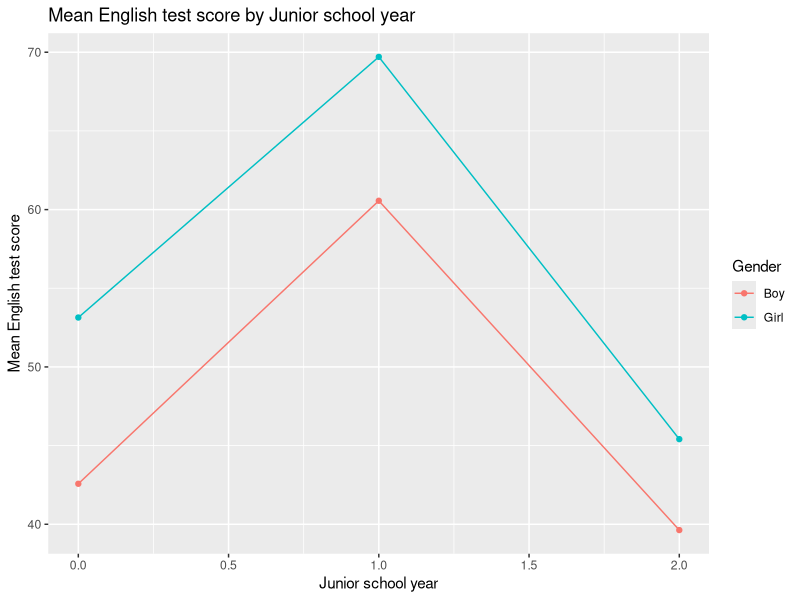
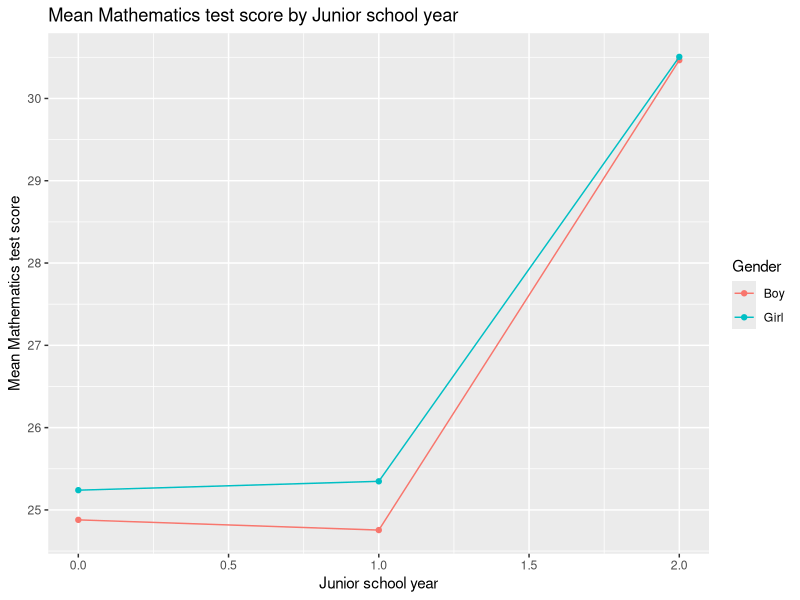
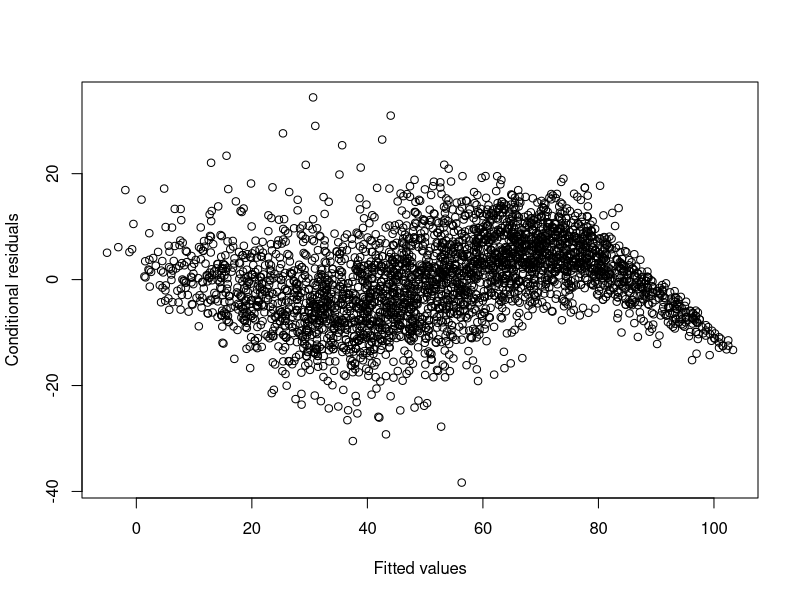
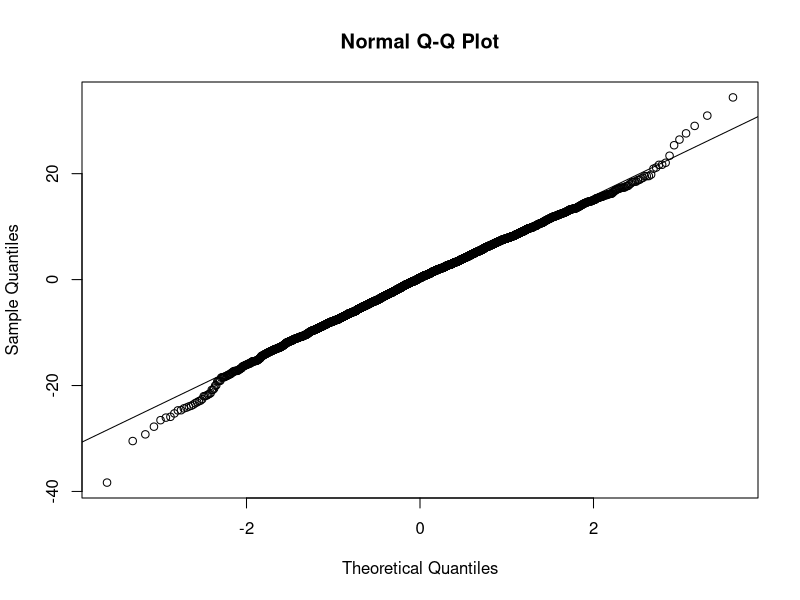
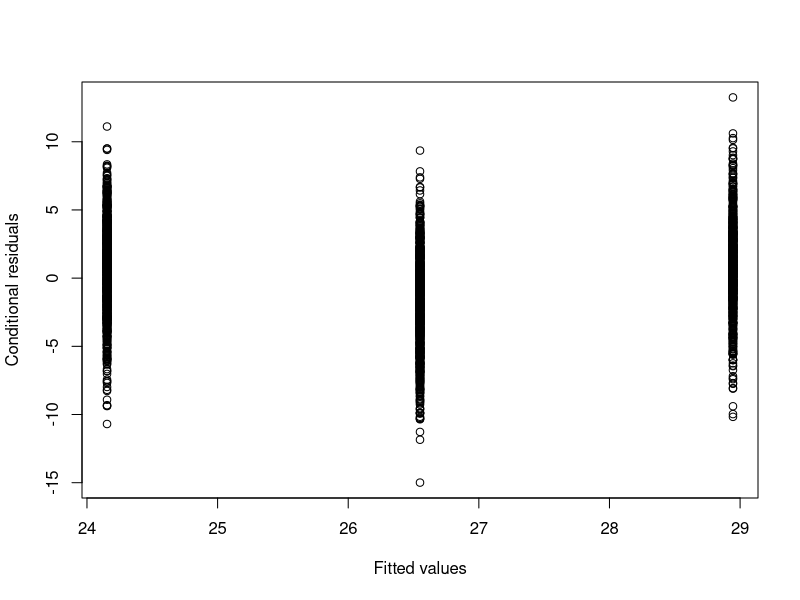

The R source for these figures, in order:

# Load the required libraries
library(dplyr)
library(ggplot2)
library(lmerTest)

jsp_data <- read.csv("downloads/jsp_data.csv")

# Convert all character variables into factors
jsp_data <- jsp_data %>%
  mutate(across(where(is.character), as.factor))

# Inspect the structure of the dataset
str(jsp_data)

###

# str(jsp_data)
# 'data.frame':	3236 obs. of  8 variables:
#   $ School               : int  1 1 1 1 1 1 1 1 1 1 ...
# $ Class                : int  1 1 1 1 1 1 1 1 1 1 ...
# $ Gender               : Factor w/ 2 levels "Boy","Girl": 2 2 2 1 1 1 1 1 1 1 ...
# $ Ravens.test.in.year.1: int  23 23 23 15 15 22 22 22 14 14 ...
# $ Student.ID           : int  1 1 1 2 2 3 3 3 4 4 ...
# $ English.test         : int  72 80 39 7 17 88 89 83 12 25 ...
# $ Mathematics.test     : int  23 24 23 14 11 36 32 39 24 26 ...
# $ Junior.school.year   : int  0 1 2 0 1 0 1 2 0 1 ...

###

# Add a factor variable version of Junior.school.year
jsp_data <- jsp_data %>%
  mutate(Junior.school.year.factor = factor(Junior.school.year))

### Exploratory data analysis

# Summarize the nesting of students within schools
jsp_data %>%
  group_by(School) %>%
  summarise(n_students = n_distinct(Student.ID))

# Group the data by Junior.school.year (numeric) and Gender, and calculate the mean English test score and store in a different r object
data_grouped <- jsp_data %>%
  group_by(Junior.school.year, Gender) %>%
  summarise(mean_English_test = mean(English.test, na.rm = TRUE),
            sd_English_test = sd(English.test, na.rm = TRUE),
            mean_Mathematics_test = mean(Mathematics.test, na.rm = TRUE),
            sd_Mathematics_test = sd(Mathematics.test, na.rm = TRUE),
            n = n())

# Plot the mean English test score by Junior.school.year and colour by Gender
data_grouped %>%
  ggplot(aes(x = Junior.school.year, y = mean_English_test, color = Gender)) +
  geom_point() +
  geom_line() +
  labs(
    title = "Mean English test score by Junior school year",
    x = "Junior school year",
    y = "Mean English test score"
  )

# Plot the mean mathematics test score by Junior.school and colour by Gender
data_grouped %>%
  ggplot(aes(x = Junior.school.year, y = mean_Mathematics_test, color = Gender)) +
  geom_point() +
  geom_line() +
  labs(
    title = "Mean Mathematics test score by Junior school year",
    x = "Junior school year",
    y = "Mean Mathematics test score"
  )

jspr <- jsp_data

full_model_eng <- lmer(English.test ~ poly(Junior.school.year,2) + Gender + poly(Junior.school.year, 2) * Gender + (1| School/Student.ID),data = jspr)
summary(full_model_eng)

linear_model_eng <-lmer(English.test ~ Junior.school.year + Gender + Junior.school.year * Gender + (1 | School/Student.ID),data = jspr)
anova(linear_model_eng, full_model_eng, refit = TRUE)

### Fit linear mixed effects models for the English test scores

# Fit the random intercept model wih nesting of students within schools, ignoring classes
model_ri <- lmer(English.test ~ Junior.school.year + (1 | School/Student.ID), data = jsp_data)
summary(model_ri)

model_ri_2 <- lmer(English.test ~ Junior.school.year.factor + (1 | School/Student.ID), data = jsp_data)
summary(model_ri_2)

model_ri_3 <- lmer(English.test ~ Junior.school.year.factor*Gender + (1 | School/Student.ID), data = jsp_data)
summary(model_ri_3)

anova(model_ri_2, model_ri_3, refit=T) # Significant interaction between Junior.school

model_ri_4 <- lmer(English.test ~ Junior.school.year.factor*Gender + (1 + Junior.school.year.factor| School) + (1 | School:Student.ID), data = jsp_data)
summary(model_ri_4)

anova(model_ri_3, model_ri_4, refit=F) 

### Evaluate estimated marginal means

ls_means(model_ri_3)
ls_means(model_ri_3, pairwise = T)

# Create a scatter plot of the conditional residuals agianst the linear predictor (fitted value)
conditional.residuals <- resid(model_ri_4, type = "response")
linear.predictor <- predict(model_ri_4, re.form = NULL)
plot(linear.predictor, conditional.residuals, xlab = "Fitted values", ylab = "Conditional residuals")

qqnorm(conditional.residuals)
qqline(conditional.residuals)

### Fit linear mixed effects models for the mathematics test scores

model_ri_math <- lmer(Mathematics.test ~ Junior.school.year + (1 | School/Student.ID), data = jsp_data)
summary(model_ri_math)

model_ri_math.f <- lmer(Mathematics.test ~ Junior.school.year.factor + (1 | School/Student.ID), data = jsp_data)
summary(model_ri_math.f)

model_ri_math.2 <- lmer(Mathematics.test ~ Junior.school.year * Gender + (1 | School/Student.ID), data = jsp_data)
summary(model_ri_math.2)

model_ri_math.2.f <- lmer(Mathematics.test ~ Junior.school.year.factor * Gender + (1 | School/Student.ID), data = jsp_data)
summary(model_ri_math.2.f)

anova(model_ri_math.2.f, model_ri_math.f, refit=T)

model_ri_math.3 <- lmer(Mathematics.test ~ Junior.school.year * Gender + (1 | Student.ID), data = jsp_data)
summary(model_ri_math.3)

anova(model_ri_math.2, model_ri_math.3, refit=F)

ls_means(model_ri_math.f)
ls_means(model_ri_math.f, pairwise = T)

conditional.residuals <- resid(model_ri_math, type = "response")
linear.predictor <- predict(model_ri_math, re.form = NA)
plot(linear.predictor, conditional.residuals, xlab = "Fitted values", ylab = "Conditional residuals")
